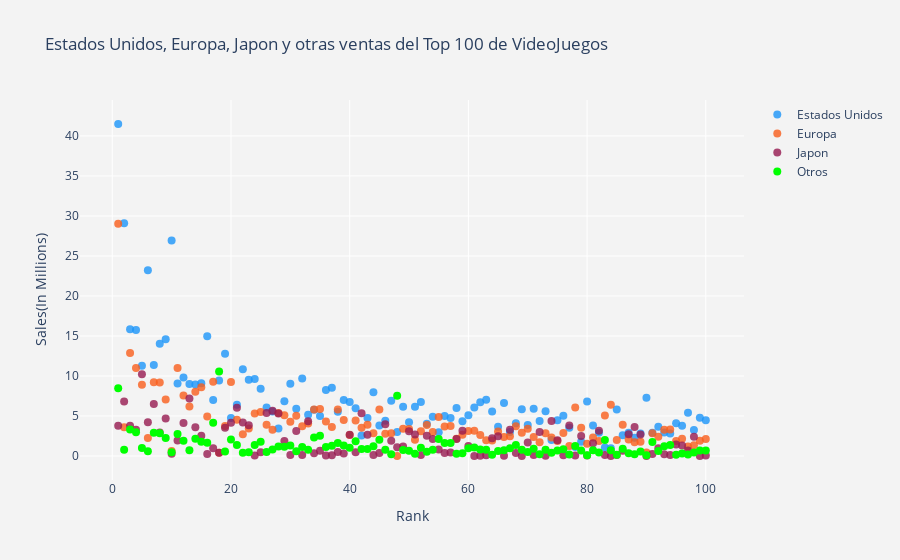

The notebook cell saved with this chart:
### Code cell
import plotly.graph_objs as go

trace1 = go.Scatter(
                    x = df.Rank,
                    y = df.NA_Sales,
                    mode = "markers",
                    name = "Estados Unidos",
                    marker = dict(color = 'rgba(28, 149, 249, 0.8)',size=8),
                    text= df.Name)

trace2 = go.Scatter(
                    x = df.Rank,
                    y = df.EU_Sales,
                    mode = "markers",
                    name = "Europa",
                    marker = dict(color = 'rgba(249, 94, 28, 0.8)',size=8),
                    text= df.Name)
trace3 = go.Scatter(
                    x = df.Rank,
                    y = df.JP_Sales,
                    mode = "markers",
                    name = "Japon",
                    marker = dict(color = 'rgba(150, 26, 80, 0.8)',size=8),
                    text= df.Name)
trace4 = go.Scatter(
                    x = df.Rank,
                    y = df.Other_Sales,
                    mode = "markers",
                    name = "Otros",
                    marker = dict(color = 'lime',size=8),
                    text= df.Name)
                    

data = [trace1, trace2,trace3,trace4]
layout = dict(title = 'Estados Unidos, Europa, Japon y otras ventas del Top 100 de VideoJuegos',
              xaxis= dict(title= 'Rank',ticklen= 5,zeroline= False,zerolinewidth=1,gridcolor="white"),
              yaxis= dict(title= 'Sales(In Millions)',ticklen= 5,zeroline= False,zerolinewidth=1,gridcolor="white",),
              paper_bgcolor='rgb(243, 243, 243)',
              plot_bgcolor='rgb(243, 243, 243)' )
fig = dict(data = data, layout = layout)
iplot(fig)

### Figure 1 — Plotly figure (JSON) as saved in the notebook; plotly's stock layout.template omitted (floating-point values rounded to 4 significant figures)
{"data": [{"marker": {"color": "rgba(28, 149, 249, 0.8)", "size": 8}, "mode": "markers", "name": "Estados Unidos", "text": ["Wii Sports", "Super Mario Bros.", "Mario Kart Wii", "Wii Sports Resort", "Pokemon Red/Pokemon Blue", "Tetris", "New Super Mario Bros.", "Wii Play", "New Super Mario Bros. Wii", "Duck Hunt", "Nintendogs", "Mario Kart DS", "Pokemon Gold/Pokemon Silver", "Wii Fit", "Wii Fit Plus", "Kinect Adventures!", "Grand Theft Auto V", "Grand Theft Auto: San Andreas", "Super Mario World", "Brain Age: Train Your Brain in Minutes a Day", "Pokemon Diamond/Pokemon Pearl", "Super Mario Land", "Super Mario Bros. 3", "Grand Theft Auto V", "Grand Theft Auto: Vice City", "Pokemon Ruby/Pokemon Sapphire", "Pokemon Black/Pokemon White", "Brain Age 2: More Training in Minutes a Day", "Gran Turismo 3: A-Spec", "Call of Duty: Modern Warfare 3", "Pokémon Yellow: Special Pikachu Edition", "Call of Duty: Black Ops", "Pokemon X/Pokemon Y", "Call of Duty: Black Ops 3", "Call of Duty: Black Ops II", "Call of Duty: Black Ops II", "Call of Duty: Modern Warfare 2", "Call of Duty: Modern Warfare 3", "Grand Theft Auto III", "Super Smash Bros. Brawl", "Call of Duty: Black Ops", "Animal Crossing: Wild World", "Mario Kart 7", "Halo 3", "Grand Theft Auto V", "Pokemon HeartGold/Pokemon SoulSilver", "Super Mario 64", "Gran Turismo 4", "Super Mario Galaxy", "Pokemon Omega Ruby/Pokemon Alpha Sapphire", "Super Mario Land 2: 6 Golden Coins", "Grand Theft Auto IV", "Gran Turismo", "Super Mario 3D Land", "Gran Turismo 5", "Call of Duty: Modern Warfare 2", "Grand Theft Auto IV", "Super Mario All-Stars", "Pokemon FireRed/Pokemon LeafGreen", "Super Mario 64", "Just Dance 3", "Call of Duty: Ghosts", "Halo: Reach", "Mario Kart 64", "New Super Mario Bros. 2", "Halo 4", "Final Fantasy VII", "Call of Duty: Ghosts", "Just Dance 2", "Gran Turismo 2", "Call of Duty 4: Modern Warfare", "Donkey Kong Country", "Minecraft", "Animal Crossing: New Leaf", "Mario Party DS", "The Elder Scrolls V: Skyrim", "Super Mario Kart", "FIFA 16", "Wii Party", "Halo 2", "Mario Party 8", "Pokemon Black 2/Pokemon White 2", "FIFA Soccer 13", "The Sims 3", "GoldenEye 007", "Mario & Sonic at the Olympic Games", "Final Fantasy X", "Final Fantasy VIII", "Pokémon Platinum Version", "Pac-Man", "Grand Theft Auto: Liberty City Stories", "Super Mario Galaxy 2", "Star Wars Battlefront (2015)", "Call of Duty: Advanced Warfare", "The Legend of Zelda: Ocarina of Time", "Crash Bandicoot 2: Cortex Strikes Back", "Super Mario Bros. 2", "Super Smash Bros. for Wii U and 3DS", "Call of Duty: World at War", "Battlefield 3"], "type": "scatter", "x": [1, 2, 3, 4, 5, 6, 7, 8, 9, 10, 11, 12, 13, 14, 15, 16, 17, 18, 19, 20, 21, 22, 23, 24, 25, 26, 27, 28, 29, 30, 31, 32, 33, 34, 35, 36, 37, 38, 39, 40, 41, 42, 43, 44, 45, 46, 47, 48, 49, 50, 51, 52, 53, 54, 55, 56, 57, 58, 59, 60, 61, 62, 63, 64, 65, 66, 67, 68, 69, 70, 71, 72, 73, 74, 75, 76, 77, 78, 79, 80, 81, 82, 83, 84, 85, 86, 87, 88, 89, 90, 91, 92, 93, 94, 95, 96, 97, 98, 99, 100], "y": [41.49, 29.08, 15.85, 15.75, 11.27, 23.2, 11.38, 14.03, 14.59, 26.93, 9.07, 9.81, 9, 8.94, 9.09, 14.97, 7.01, 9.43, 12.78, 4.75, 6.42, 10.83, 9.54, 9.63, 8.41, 6.06, 5.57, 3.44, 6.85, 9.03, 5.89, 9.67, 5.17, 5.77, 4.99, 8.25, 8.52, 5.54, 6.99, 6.75, 5.98, 2.55, 4.74, 7.97, 3.8, 4.4, 6.91, 3.01, 6.16, 4.23, 6.16, 6.76, 4.02, 4.89, 2.96, 4.99, 4.76, 5.99, 4.34, 5.08, 6.05, 6.72, 7.03, 5.55, 3.66, 6.63, 3.01, 4.09, 5.84, 3.88, 5.91, 4.36, 5.58, 2.01, 4.46, 5.03, 3.54, 1.11, 1.79, 6.82, 3.81, 2.91, 1.06, 0.98, 5.8, 2.58, 2.91, 2.28, 2.82, 7.28, 2.9, 3.66, 2.93, 2.8, 4.1, 3.78, 5.39, 3.24, 4.79, 4.46]}, {"marker": {"color": "rgba(249, 94, 28, 0.8)", "size": 8}, "mode": "markers", "name": "Europa", "text": ["Wii Sports", "Super Mario Bros.", "Mario Kart Wii", "Wii Sports Resort", "Pokemon Red/Pokemon Blue", "Tetris", "New Super Mario Bros.", "Wii Play", "New Super Mario Bros. Wii", "Duck Hunt", "Nintendogs", "Mario Kart DS", "Pokemon Gold/Pokemon Silver", "Wii Fit", "Wii Fit Plus", "Kinect Adventures!", "Grand Theft Auto V", "Grand Theft Auto: San Andreas", "Super Mario World", "Brain Age: Train Your Brain in Minutes a Day", "Pokemon Diamond/Pokemon Pearl", "Super Mario Land", "Super Mario Bros. 3", "Grand Theft Auto V", "Grand Theft Auto: Vice City", "Pokemon Ruby/Pokemon Sapphire", "Pokemon Black/Pokemon White", "Brain Age 2: More Training in Minutes a Day", "Gran Turismo 3: A-Spec", "Call of Duty: Modern Warfare 3", "Pokémon Yellow: Special Pikachu Edition", "Call of Duty: Black Ops", "Pokemon X/Pokemon Y", "Call of Duty: Black Ops 3", "Call of Duty: Black Ops II", "Call of Duty: Black Ops II", "Call of Duty: Modern Warfare 2", "Call of Duty: Modern Warfare 3", "Grand Theft Auto III", "Super Smash Bros. Brawl", "Call of Duty: Black Ops", "Animal Crossing: Wild World", "Mario Kart 7", "Halo 3", "Grand Theft Auto V", "Pokemon HeartGold/Pokemon SoulSilver", "Super Mario 64", "Gran Turismo 4", "Super Mario Galaxy", "Pokemon Omega Ruby/Pokemon Alpha Sapphire", "Super Mario Land 2: 6 Golden Coins", "Grand Theft Auto IV", "Gran Turismo", "Super Mario 3D Land", "Gran Turismo 5", "Call of Duty: Modern Warfare 2", "Grand Theft Auto IV", "Super Mario All-Stars", "Pokemon FireRed/Pokemon LeafGreen", "Super Mario 64", "Just Dance 3", "Call of Duty: Ghosts", "Halo: Reach", "Mario Kart 64", "New Super Mario Bros. 2", "Halo 4", "Final Fantasy VII", "Call of Duty: Ghosts", "Just Dance 2", "Gran Turismo 2", "Call of Duty 4: Modern Warfare", "Donkey Kong Country", "Minecraft", "Animal Crossing: New Leaf", "Mario Party DS", "The Elder Scrolls V: Skyrim", "Super Mario Kart", "FIFA 16", "Wii Party", "Halo 2", "Mario Party 8", "Pokemon Black 2/Pokemon White 2", "FIFA Soccer 13", "The Sims 3", "GoldenEye 007", "Mario & Sonic at the Olympic Games", "Final Fantasy X", "Final Fantasy VIII", "Pokémon Platinum Version", "Pac-Man", "Grand Theft Auto: Liberty City Stories", "Super Mario Galaxy 2", "Star Wars Battlefront (2015)", "Call of Duty: Advanced Warfare", "The Legend of Zelda: Ocarina of Time", "Crash Bandicoot 2: Cortex Strikes Back", "Super Mario Bros. 2", "Super Smash Bros. for Wii U and 3DS", "Call of Duty: World at War", "Battlefield 3"], "type": "scatter", "x": [1, 2, 3, 4, 5, 6, 7, 8, 9, 10, 11, 12, 13, 14, 15, 16, 17, 18, 19, 20, 21, 22, 23, 24, 25, 26, 27, 28, 29, 30, 31, 32, 33, 34, 35, 36, 37, 38, 39, 40, 41, 42, 43, 44, 45, 46, 47, 48, 49, 50, 51, 52, 53, 54, 55, 56, 57, 58, 59, 60, 61, 62, 63, 64, 65, 66, 67, 68, 69, 70, 71, 72, 73, 74, 75, 76, 77, 78, 79, 80, 81, 82, 83, 84, 85, 86, 87, 88, 89, 90, 91, 92, 93, 94, 95, 96, 97, 98, 99, 100], "y": [29.02, 3.58, 12.88, 11.01, 8.89, 2.26, 9.23, 9.2, 7.06, 0.63, 11, 7.57, 6.18, 8.03, 8.59, 4.94, 9.27, 0.4, 3.75, 9.26, 4.52, 2.71, 3.44, 5.31, 5.49, 3.9, 3.28, 5.36, 5.09, 4.28, 5.04, 3.73, 4.05, 5.81, 5.88, 4.3, 3.63, 5.82, 4.51, 2.61, 4.44, 3.52, 3.91, 2.83, 5.81, 2.77, 2.85, 0.01, 3.4, 3.37, 2.04, 3.1, 3.87, 2.99, 4.88, 3.69, 3.76, 2.15, 2.65, 3.11, 3.15, 2.63, 1.98, 1.94, 3.07, 2.36, 2.47, 3.73, 2.89, 3.42, 2.38, 1.71, 2.83, 2.32, 1.88, 2.86, 1.24, 6.06, 3.53, 1.53, 2.3, 1.86, 5.05, 6.42, 2.01, 3.9, 2.07, 1.72, 1.78, 0.45, 2.83, 2.42, 3.29, 3.3, 1.89, 2.17, 1.18, 1.35, 1.9, 2.13]}, {"marker": {"color": "rgba(150, 26, 80, 0.8)", "size": 8}, "mode": "markers", "name": "Japon", "text": ["Wii Sports", "Super Mario Bros.", "Mario Kart Wii", "Wii Sports Resort", "Pokemon Red/Pokemon Blue", "Tetris", "New Super Mario Bros.", "Wii Play", "New Super Mario Bros. Wii", "Duck Hunt", "Nintendogs", "Mario Kart DS", "Pokemon Gold/Pokemon Silver", "Wii Fit", "Wii Fit Plus", "Kinect Adventures!", "Grand Theft Auto V", "Grand Theft Auto: San Andreas", "Super Mario World", "Brain Age: Train Your Brain in Minutes a Day", "Pokemon Diamond/Pokemon Pearl", "Super Mario Land", "Super Mario Bros. 3", "Grand Theft Auto V", "Grand Theft Auto: Vice City", "Pokemon Ruby/Pokemon Sapphire", "Pokemon Black/Pokemon White", "Brain Age 2: More Training in Minutes a Day", "Gran Turismo 3: A-Spec", "Call of Duty: Modern Warfare 3", "Pokémon Yellow: Special Pikachu Edition", "Call of Duty: Black Ops", "Pokemon X/Pokemon Y", "Call of Duty: Black Ops 3", "Call of Duty: Black Ops II", "Call of Duty: Black Ops II", "Call of Duty: Modern Warfare 2", "Call of Duty: Modern Warfare 3", "Grand Theft Auto III", "Super Smash Bros. Brawl", "Call of Duty: Black Ops", "Animal Crossing: Wild World", "Mario Kart 7", "Halo 3", "Grand Theft Auto V", "Pokemon HeartGold/Pokemon SoulSilver", "Super Mario 64", "Gran Turismo 4", "Super Mario Galaxy", "Pokemon Omega Ruby/Pokemon Alpha Sapphire", "Super Mario Land 2: 6 Golden Coins", "Grand Theft Auto IV", "Gran Turismo", "Super Mario 3D Land", "Gran Turismo 5", "Call of Duty: Modern Warfare 2", "Grand Theft Auto IV", "Super Mario All-Stars", "Pokemon FireRed/Pokemon LeafGreen", "Super Mario 64", "Just Dance 3", "Call of Duty: Ghosts", "Halo: Reach", "Mario Kart 64", "New Super Mario Bros. 2", "Halo 4", "Final Fantasy VII", "Call of Duty: Ghosts", "Just Dance 2", "Gran Turismo 2", "Call of Duty 4: Modern Warfare", "Donkey Kong Country", "Minecraft", "Animal Crossing: New Leaf", "Mario Party DS", "The Elder Scrolls V: Skyrim", "Super Mario Kart", "FIFA 16", "Wii Party", "Halo 2", "Mario Party 8", "Pokemon Black 2/Pokemon White 2", "FIFA Soccer 13", "The Sims 3", "GoldenEye 007", "Mario & Sonic at the Olympic Games", "Final Fantasy X", "Final Fantasy VIII", "Pokémon Platinum Version", "Pac-Man", "Grand Theft Auto: Liberty City Stories", "Super Mario Galaxy 2", "Star Wars Battlefront (2015)", "Call of Duty: Advanced Warfare", "The Legend of Zelda: Ocarina of Time", "Crash Bandicoot 2: Cortex Strikes Back", "Super Mario Bros. 2", "Super Smash Bros. for Wii U and 3DS", "Call of Duty: World at War", "Battlefield 3"], "type": "scatter", "x": [1, 2, 3, 4, 5, 6, 7, 8, 9, 10, 11, 12, 13, 14, 15, 16, 17, 18, 19, 20, 21, 22, 23, 24, 25, 26, 27, 28, 29, 30, 31, 32, 33, 34, 35, 36, 37, 38, 39, 40, 41, 42, 43, 44, 45, 46, 47, 48, 49, 50, 51, 52, 53, 54, 55, 56, 57, 58, 59, 60, 61, 62, 63, 64, 65, 66, 67, 68, 69, 70, 71, 72, 73, 74, 75, 76, 77, 78, 79, 80, 81, 82, 83, 84, 85, 86, 87, 88, 89, 90, 91, 92, 93, 94, 95, 96, 97, 98, 99, 100], "y": [3.77, 6.81, 3.79, 3.28, 10.22, 4.22, 6.5, 2.93, 4.7, 0.28, 1.93, 4.13, 7.2, 3.6, 2.53, 0.24, 0.97, 0.41, 3.54, 4.16, 6.04, 4.18, 3.84, 0.06, 0.47, 5.38, 5.65, 5.32, 1.87, 0.13, 3.12, 0.11, 4.34, 0.35, 0.65, 0.07, 0.08, 0.49, 0.3, 2.66, 0.48, 5.33, 2.67, 0.13, 0.36, 3.96, 1.91, 1.1, 1.2, 3.08, 2.69, 0.14, 2.54, 2.13, 0.81, 0.38, 0.44, 2.12, 3.15, 1.25, 0, 0.04, 0.08, 2.23, 2.47, 0.04, 3.28, 0.38, 0.01, 1.69, 0.13, 3, 0.02, 4.36, 1.98, 0.1, 3.81, 0.06, 2.49, 0.05, 1.58, 3.14, 0.13, 0, 0.13, 0.66, 2.73, 3.63, 2.69, 0, 0.24, 0.98, 0.22, 0.14, 1.45, 1.31, 0.7, 2.42, 0, 0.06]}, {"marker": {"color": "lime", "size": 8}, "mode": "markers", "name": "Otros", "text": ["Wii Sports", "Super Mario Bros.", "Mario Kart Wii", "Wii Sports Resort", "Pokemon Red/Pokemon Blue", "Tetris", "New Super Mario Bros.", "Wii Play", "New Super Mario Bros. Wii", "Duck Hunt", "Nintendogs", "Mario Kart DS", "Pokemon Gold/Pokemon Silver", "Wii Fit", "Wii Fit Plus", "Kinect Adventures!", "Grand Theft Auto V", "Grand Theft Auto: San Andreas", "Super Mario World", "Brain Age: Train Your Brain in Minutes a Day", "Pokemon Diamond/Pokemon Pearl", "Super Mario Land", "Super Mario Bros. 3", "Grand Theft Auto V", "Grand Theft Auto: Vice City", "Pokemon Ruby/Pokemon Sapphire", "Pokemon Black/Pokemon White", "Brain Age 2: More Training in Minutes a Day", "Gran Turismo 3: A-Spec", "Call of Duty: Modern Warfare 3", "Pokémon Yellow: Special Pikachu Edition", "Call of Duty: Black Ops", "Pokemon X/Pokemon Y", "Call of Duty: Black Ops 3", "Call of Duty: Black Ops II", "Call of Duty: Black Ops II", "Call of Duty: Modern Warfare 2", "Call of Duty: Modern Warfare 3", "Grand Theft Auto III", "Super Smash Bros. Brawl", "Call of Duty: Black Ops", "Animal Crossing: Wild World", "Mario Kart 7", "Halo 3", "Grand Theft Auto V", "Pokemon HeartGold/Pokemon SoulSilver", "Super Mario 64", "Gran Turismo 4", "Super Mario Galaxy", "Pokemon Omega Ruby/Pokemon Alpha Sapphire", "Super Mario Land 2: 6 Golden Coins", "Grand Theft Auto IV", "Gran Turismo", "Super Mario 3D Land", "Gran Turismo 5", "Call of Duty: Modern Warfare 2", "Grand Theft Auto IV", "Super Mario All-Stars", "Pokemon FireRed/Pokemon LeafGreen", "Super Mario 64", "Just Dance 3", "Call of Duty: Ghosts", "Halo: Reach", "Mario Kart 64", "New Super Mario Bros. 2", "Halo 4", "Final Fantasy VII", "Call of Duty: Ghosts", "Just Dance 2", "Gran Turismo 2", "Call of Duty 4: Modern Warfare", "Donkey Kong Country", "Minecraft", "Animal Crossing: New Leaf", "Mario Party DS", "The Elder Scrolls V: Skyrim", "Super Mario Kart", "FIFA 16", "Wii Party", "Halo 2", "Mario Party 8", "Pokemon Black 2/Pokemon White 2", "FIFA Soccer 13", "The Sims 3", "GoldenEye 007", "Mario & Sonic at the Olympic Games", "Final Fantasy X", "Final Fantasy VIII", "Pokémon Platinum Version", "Pac-Man", "Grand Theft Auto: Liberty City Stories", "Super Mario Galaxy 2", "Star Wars Battlefront (2015)", "Call of Duty: Advanced Warfare", "The Legend of Zelda: Ocarina of Time", "Crash Bandicoot 2: Cortex Strikes Back", "Super Mario Bros. 2", "Super Smash Bros. for Wii U and 3DS", "Call of Duty: World at War", "Battlefield 3"], "type": "scatter", "x": [1, 2, 3, 4, 5, 6, 7, 8, 9, 10, 11, 12, 13, 14, 15, 16, 17, 18, 19, 20, 21, 22, 23, 24, 25, 26, 27, 28, 29, 30, 31, 32, 33, 34, 35, 36, 37, 38, 39, 40, 41, 42, 43, 44, 45, 46, 47, 48, 49, 50, 51, 52, 53, 54, 55, 56, 57, 58, 59, 60, 61, 62, 63, 64, 65, 66, 67, 68, 69, 70, 71, 72, 73, 74, 75, 76, 77, 78, 79, 80, 81, 82, 83, 84, 85, 86, 87, 88, 89, 90, 91, 92, 93, 94, 95, 96, 97, 98, 99, 100], "y": [8.46, 0.77, 3.31, 2.96, 1, 0.58, 2.9, 2.85, 2.26, 0.47, 2.75, 1.92, 0.71, 2.15, 1.79, 1.67, 4.14, 10.57, 0.55, 2.05, 1.37, 0.42, 0.46, 1.38, 1.78, 0.5, 0.82, 1.18, 1.16, 1.32, 0.59, 1.13, 0.79, 2.31, 2.52, 1.12, 1.29, 1.62, 1.3, 1.02, 1.83, 0.88, 0.89, 1.21, 2.02, 0.77, 0.23, 7.53, 0.76, 0.65, 0.29, 1.03, 0.52, 0.78, 2.12, 1.63, 1.62, 0.29, 0.35, 0.98, 1.07, 0.82, 0.78, 0.15, 0.63, 0.73, 0.96, 1.38, 0.78, 0.5, 0.9, 0.23, 0.77, 0.41, 0.7, 0.85, 0.18, 1.26, 0.68, 0.08, 0.73, 0.43, 2.01, 0.71, 0.15, 0.91, 0.33, 0.23, 0.55, 0.08, 1.75, 0.64, 1.23, 1.37, 0.16, 0.31, 0.19, 0.43, 0.69, 0.69]}], "layout": {"paper_bgcolor": "rgb(243, 243, 243)", "plot_bgcolor": "rgb(243, 243, 243)", "title": {"text": "Estados Unidos, Europa, Japon y otras ventas del Top 100 de VideoJuegos"}, "xaxis": {"gridcolor": "white", "ticklen": 5, "title": {"text": "Rank"}, "zeroline": false, "zerolinewidth": 1}, "yaxis": {"gridcolor": "white", "ticklen": 5, "title": {"text": "Sales(In Millions)"}, "zeroline": false, "zerolinewidth": 1}}}
